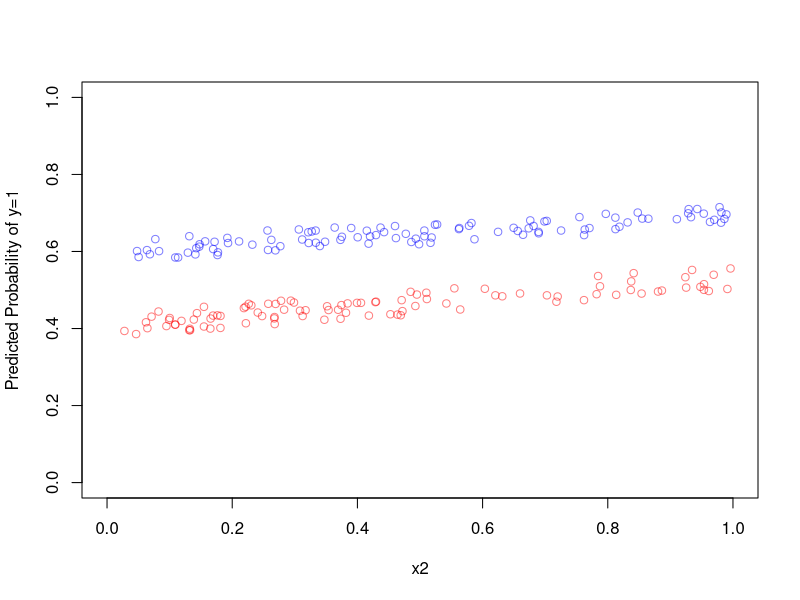
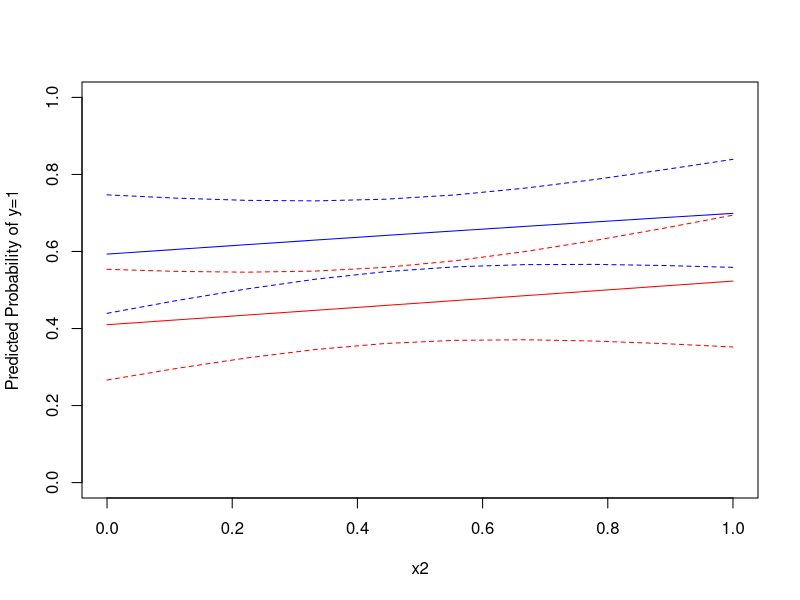
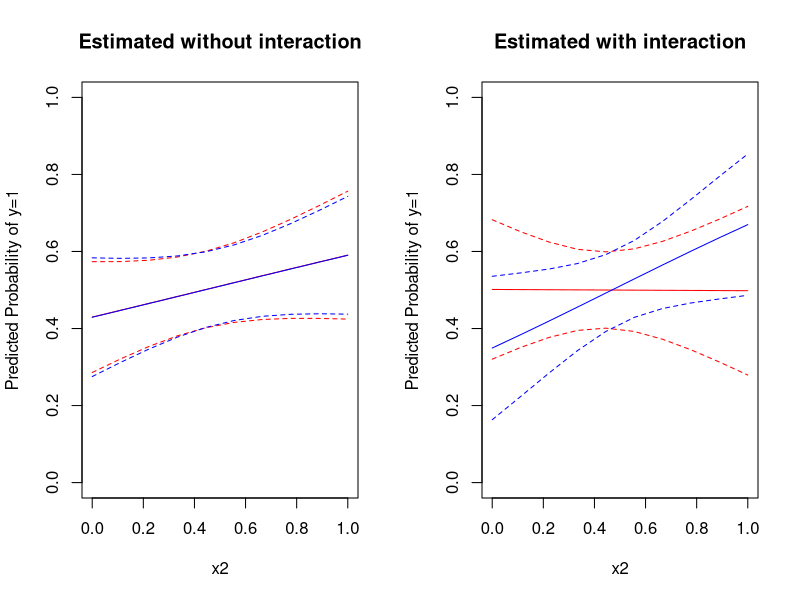
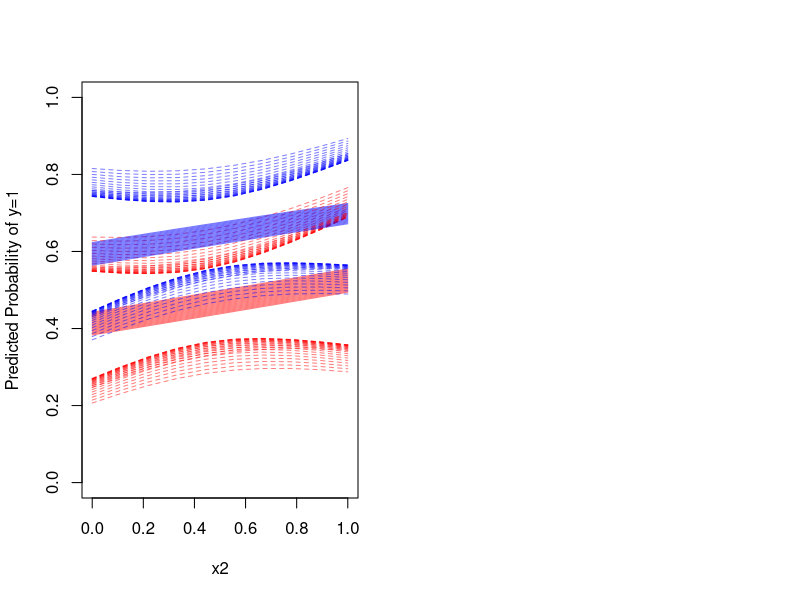
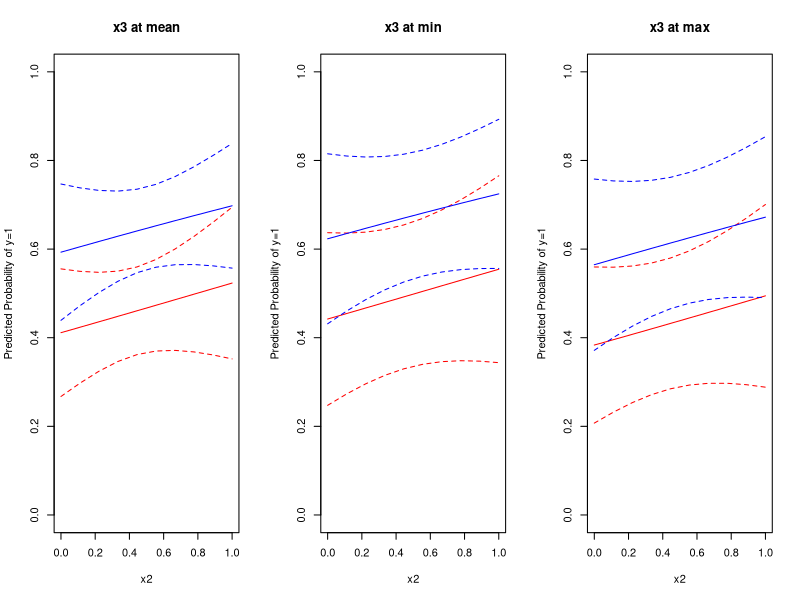
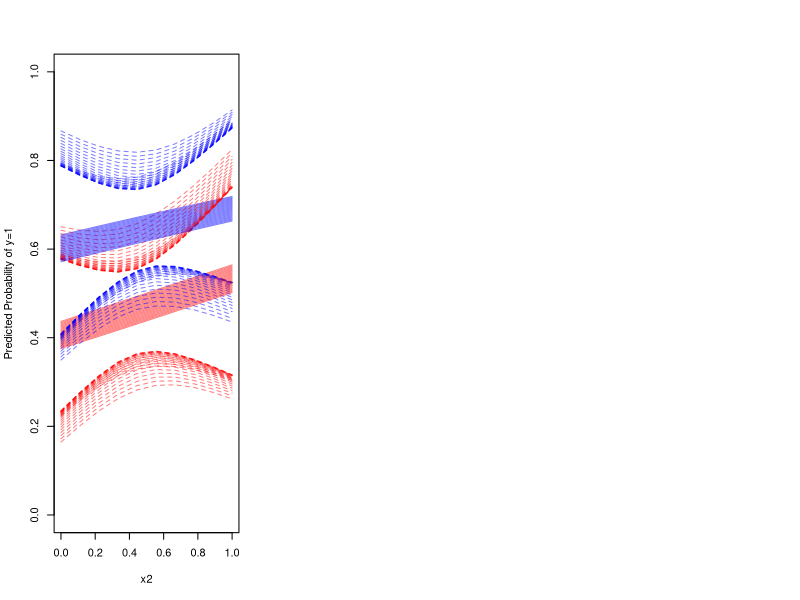
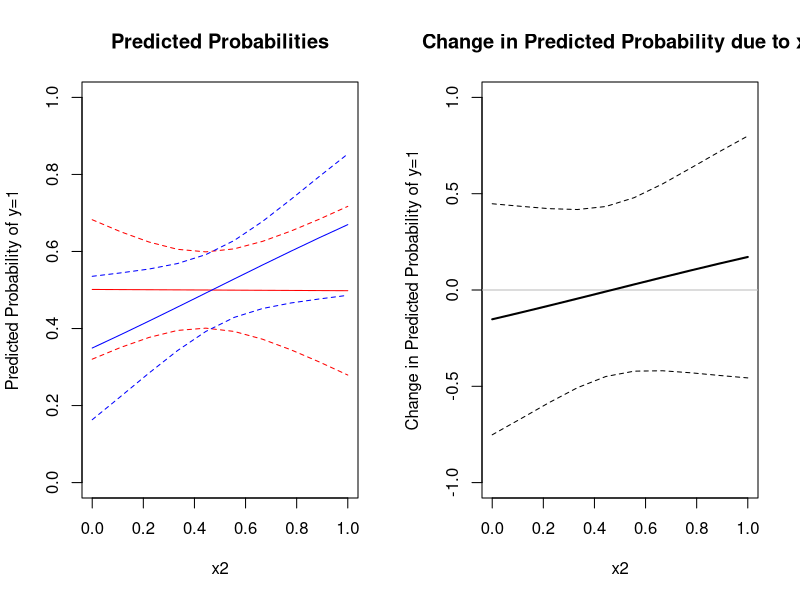
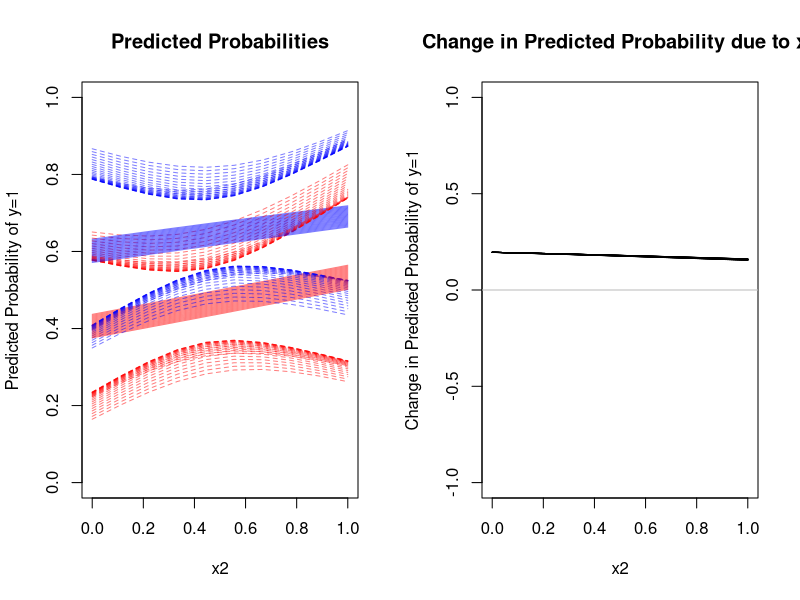

The R source for these figures, in order:
#' # Binary Outcome GLM Effects Plots #
#'
#' This tutorial draws aims at making various binary outcome GLM models interpretable through the use of plots. As such, it begins by setting up some data (involving a few covariates) and then generating various versions of an outcome based upon data-generating proceses with and without interaction. The aim of the tutorial is to both highlight the use of predicted probability plots for demonstrating effects and demonstrate the challenge - even then - of clearly communicating the results of these types of models.
#'
#' Let's begin by generating our covariates:
set.seed(1)
n <- 200
x1 <- rbinom(n,1,.5)
x2 <- runif(n,0,1)
x3 <- runif(n,0,5)
#'
#' Now, we'll build several models. Each model has an outcome that is a transformed linear function the covariates (i.e., we calculate a `y` variable that is a linear function of the covariates, then rescale that outcome [0,1], and use the rescaled version as a probability model in generating draws from a binomial distribution).
# Simple multivariate model (no interaction):
y1 <- 2*x1 + 5*x2 + rnorm(n,0,3)
y1s <- rbinom(n,1,(y1-min(y1))/(max(y1)-min(y1))) # the math here is just to rescale to [0,1]
# Simple multivariate model (with interaction):
y2 <- 2*x1 + 5*x2 + 2*x1*x2 + rnorm(n,0,3)
y2s <- rbinom(n,1,(y2-min(y2))/(max(y2)-min(y2)))
# Simple multivariate model (with interaction and an extra term):
y3 <- 2*x1 + 5*x2 + 2*x1*x2 + x3 + rnorm(n,0,3)
y3s <- rbinom(n,1,(y2-min(y2))/(max(y2)-min(y2)))
#'
#' We thus have three outcomes (`y1s`, `y2s`, and `y3s`) that are binary outcomes, but each is constructed as a slightly different function of our three covariates.
#' We can then build models of each outcome. We'll build two versions of `y2s` and `y3s` (one version `a` that does not model the interaction and another version `b` that does model it):
m1 <- glm(y1s ~ x1 + x2, family=binomial(link='probit'))
m2a <- glm(y2s ~ x1 + x2, family=binomial(link='probit'))
m2b <- glm(y2s ~ x1*x2, family=binomial(link='probit'))
m3a <- glm(y1s ~ x1 + x2 + x3, family=binomial(link='probit'))
m3b <- glm(y1s ~ x1*x2 + x3, family=binomial(link='probit'))
#'
#' We can look at the outcome of one of our models, e.g. `m3b` (for `y3s` modelled with an interaction), but we know that the coefficients are not directly interpretable:
summary(m3b)
#'
#' Instead we need to look at fitted values (specifically, the predicted probability of observing `y==1` in each model. We can see these fitted values for our actual data using the `predict` function:
p3b.fitted <- predict(m3b,type='response',se.fit=TRUE)
p3b.fitted
#' We can even draw a small plot showing the predicted values separately for levels of `x1` (recall that `x1` is a binary/indicator variable):
plot(NA,xlim=c(0,1), ylim=c(0,1), xlab='x2', ylab='Predicted Probability of y=1')
points(x2[x1==0], p3b.fitted$fit[x1==0], col=rgb(1,0,0,.5))
points(x2[x1==1], p3b.fitted$fit[x1==1], col=rgb(0,0,1,.5))
#' But this graph doesn't show the fit of the model to all values of `x1` and `x2` (or `x3`) and doesn't communicate any of our uncertainty.
#'
#' ## Predicted Probability Plots ##
#' To get a better grasp on our models, we'll create some fake data representing the full scales of `x1`, `x2`, and `x3`:
newdata1 <- expand.grid(x1=0:1,x2=seq(0,1,length.out=10))
newdata2 <- expand.grid(x1=0:1,x2=seq(0,1,length.out=10),x3=seq(0,5,length.out=25))
#' We can then use these new fake data to generate predicted probabilities of each outcome at each combination of covarites:
p1 <- predict(m1,newdata1,type='response', se.fit=TRUE)
p2a <- predict(m2a,newdata1,type='response', se.fit=TRUE)
p2b <- predict(m2b,newdata1,type='response', se.fit=TRUE)
p3a <- predict(m3a,newdata2,type='response', se.fit=TRUE)
p3b <- predict(m3b,newdata2,type='response', se.fit=TRUE)
#' We can look at one of these objects, e.g. `p3b`, to see that we have predicted probabilities and associated standard errors:
p3b
#' It is then relatively straight forward to plot the predicted probabilities for all of our data. We'll start with the simple models, then look at the models with interactions and the additional covariate `x3`.
#'
#' ### Simple, no-interaction model ###
plot(NA,xlim=c(0,1), ylim=c(0,1), xlab='x2', ylab='Predicted Probability of y=1')
# `x1==0`
lines(newdata1$x2[newdata1$x1==0], p1$fit[newdata1$x1==0], col='red')
lines(newdata1$x2[newdata1$x1==0], p1$fit[newdata1$x1==0]+1.96*p1$se.fit[newdata1$x1==0], col='red', lty=2)
lines(newdata1$x2[newdata1$x1==0], p1$fit[newdata1$x1==0]-1.96*p1$se.fit[newdata1$x1==0], col='red', lty=2)
# `x1==1`
lines(newdata1$x2[newdata1$x1==1], p1$fit[newdata1$x1==1], col='blue')
lines(newdata1$x2[newdata1$x1==1], p1$fit[newdata1$x1==1]+1.96*p1$se.fit[newdata1$x1==1], col='blue', lty=2)
lines(newdata1$x2[newdata1$x1==1], p1$fit[newdata1$x1==1]-1.96*p1$se.fit[newdata1$x1==1], col='blue', lty=2)
#' The above plot shows two predicted probability curves with heavily overlapping confidence bands. While the effect of `x2` is clearly different from zero for both `x1==0` and `x1==1`, the difference between the two curves is not significant.
#' But this model is based on data with no underlying interaction. Let's look next at the outcome that is a function of an interaction between covariates.
#'
#' ### Interaction model ###
#' Recall that the interaction model (with outcome `y2s`) was estimated in two different ways. The first estimated model did not account for the interaction, while the second estimated model did account for the interaction. Let's see the two models side-by-side to compare the inference we would draw about the interaction:
# Model estimated without interaction
layout(matrix(1:2,nrow=1))
plot(NA,xlim=c(0,1), ylim=c(0,1), xlab='x2', ylab='Predicted Probability of y=1', main='Estimated without interaction')
# `x1==0`
lines(newdata1$x2[newdata1$x1==0], p2a$fit[newdata1$x1==0], col='red')
lines(newdata1$x2[newdata1$x1==0], p2a$fit[newdata1$x1==0]+1.96*p2a$se.fit[newdata1$x1==0], col='red', lty=2)
lines(newdata1$x2[newdata1$x1==0], p2a$fit[newdata1$x1==0]-1.96*p2a$se.fit[newdata1$x1==0], col='red', lty=2)
# `x1==1`
lines(newdata1$x2[newdata1$x1==1], p2a$fit[newdata1$x1==1], col='blue')
lines(newdata1$x2[newdata1$x1==1], p2a$fit[newdata1$x1==1]+1.96*p2a$se.fit[newdata1$x1==1], col='blue', lty=2)
lines(newdata1$x2[newdata1$x1==1], p2a$fit[newdata1$x1==1]-1.96*p2a$se.fit[newdata1$x1==1], col='blue', lty=2)
# Model estimated with interaction
plot(NA,xlim=c(0,1), ylim=c(0,1), xlab='x2', ylab='Predicted Probability of y=1', main='Estimated with interaction')
# `x1==0`
lines(newdata1$x2[newdata1$x1==0], p2b$fit[newdata1$x1==0], col='red')
lines(newdata1$x2[newdata1$x1==0], p2b$fit[newdata1$x1==0]+1.96*p2b$se.fit[newdata1$x1==0], col='red', lty=2)
lines(newdata1$x2[newdata1$x1==0], p2b$fit[newdata1$x1==0]-1.96*p2b$se.fit[newdata1$x1==0], col='red', lty=2)
# `x1==1`
lines(newdata1$x2[newdata1$x1==1], p2b$fit[newdata1$x1==1], col='blue')
lines(newdata1$x2[newdata1$x1==1], p2b$fit[newdata1$x1==1]+1.96*p2b$se.fit[newdata1$x1==1], col='blue', lty=2)
lines(newdata1$x2[newdata1$x1==1], p2b$fit[newdata1$x1==1]-1.96*p2b$se.fit[newdata1$x1==1], col='blue', lty=2)
#' The lefthand model leads us to some incorrect inference. Both predicted probability curves are essentially identical, suggesting that the influence of `x2` is constant at both levels of `x1`. This is because our model did not account for any interaction.
#' The righthand model leads us to substantially different inference. When `x1==0` (shown in red), there appears to be almost no effect of `x2`, but when `x1==1`, the effect of `x2` is strongly positive.
#'
#' ### Model with additional covariate ###
#' When we add an additional covariate to the model, things become much more complicated. Recall that the predicted probabilities have to be calculated on some value of each covariate. In other words, we have to define the predicted probability in terms of all of the covariates in the model. Thus, when we add an additional covariate (even if it does not interact with our focal covariates `x1` and `x2`), we need to account for it when estimating our predicted probabilities. We'll see this at work when we plot the predicted probabilities for our (incorrect) model estimated without the `x1*x2` interaction and in our (correct) model estimated with that interaction.
#' No-Interaction model with an additional covariate
plot(NA,xlim=c(0,1), ylim=c(0,1), xlab='x2', ylab='Predicted Probability of y=1')
s <- sapply(unique(newdata2$x3), function(i) {
    # `x1==0`
    lines(newdata2$x2[newdata2$x1==0 & newdata2$x3==i], p3a$fit[newdata2$x1==0 & newdata2$x3==i], col=rgb(1,0,0,.5))
    lines(newdata2$x2[newdata2$x1==0 & newdata2$x3==i],
          p3a$fit[newdata2$x1==0 & newdata2$x3==i]+1.96*p3a$se.fit[newdata2$x1==0 & newdata2$x3==i], col=rgb(1,0,0,.5), lty=2)
    lines(newdata2$x2[newdata2$x1==0 & newdata2$x3==i],
          p3a$fit[newdata2$x1==0 & newdata2$x3==i]-1.96*p3a$se.fit[newdata2$x1==0 & newdata2$x3==i], col=rgb(1,0,0,.5), lty=2)
    # `x1==1`
    lines(newdata2$x2[newdata2$x1==1 & newdata2$x3==i], p3a$fit[newdata2$x1==1 & newdata2$x3==i], col=rgb(0,0,1,.5))
    lines(newdata2$x2[newdata2$x1==1 & newdata2$x3==i],
          p3a$fit[newdata2$x1==1 & newdata2$x3==i]+1.96*p3a$se.fit[newdata2$x1==1 & newdata2$x3==i], col=rgb(0,0,1,.5), lty=2)
    lines(newdata2$x2[newdata2$x1==1 & newdata2$x3==i],
          p3a$fit[newdata2$x1==1 & newdata2$x3==i]-1.96*p3a$se.fit[newdata2$x1==1 & newdata2$x3==i], col=rgb(0,0,1,.5), lty=2)
})
#' Note how the above code is much more complicated than previously because we now need to draw a separate predicted probability curve (with associated confidence interval) at each level of `x3` even though we're not particularly interested in `x3. The result is a very confusing plot because the predicted probability curves at each level of `x3` are the essentially the same, but the confidence intervals vary widely because of different levels of certainty due to the sparsity of the original data.
#'
#' One common response is to simply draw the curve conditional on all other covariates (in this case `x3`) being at their means, but this is an arbitrary choice. We could also select minimum or maximum, or any other value. Let's write a small function to redraw our curves at different values of `x3` to see the impact of this choice:
ppcurve <- function(value_of_x3,title){
    tmp <- expand.grid(x1=0:1,x2=seq(0,1,length.out=10),x3=value_of_x3)
    p3tmp <- predict(m3a,tmp,type='response', se.fit=TRUE)
    plot(NA,xlim=c(0,1), ylim=c(0,1), xlab='x2', ylab='Predicted Probability of y=1', main=title)
    # `x1==0`
    lines(tmp$x2[tmp$x1==0], p3tmp$fit[tmp$x1==0], col='red')
    lines(tmp$x2[tmp$x1==0], p3tmp$fit[tmp$x1==0]+1.96*p3tmp$se.fit[tmp$x1==0], col='red', lty=2)
    lines(tmp$x2[tmp$x1==0], p3tmp$fit[tmp$x1==0]-1.96*p3tmp$se.fit[tmp$x1==0], col='red', lty=2)
    # `x1==1`
    lines(tmp$x2[tmp$x1==1], p3tmp$fit[tmp$x1==1], col='blue')
    lines(tmp$x2[tmp$x1==1], p3tmp$fit[tmp$x1==1]+1.96*p3tmp$se.fit[tmp$x1==1], col='blue', lty=2)
    lines(tmp$x2[tmp$x1==1], p3tmp$fit[tmp$x1==1]-1.96*p3tmp$se.fit[tmp$x1==1], col='blue', lty=2)
}
#' We can then draw a plot that shows the curves for the mean of `x3`, the minimum of `x3` and the maximum of `x3`.
layout(matrix(1:3,nrow=1))
ppcurve(mean(x3), title='x3 at mean')
ppcurve(min(x3), title='x3 at min')
ppcurve(max(x3), title='x3 at max')
#' The above set of plots show that while the inference about the predicted probability curves is the same, the choice of what value of `x3` to condition on is meaningful for the confidence intervals. The confidence intervals are much narrower when we condition on the mean value of `x3` than the minimum or maximum.
#'
#' Recall that this model did not properly account for the `x1*x2` interaction. Thus while our inference is somewhat sensitive to the choice of conditioning value of the `x3` covariate, it is unclear if this minimal sensitivity holds when we properly account for the interaction. Let's take a look at our `m3b` model that accounts for the interaction.
#'
#' ### Interaction model with additional covariate ###
#' Let's start by drawing a plot showing the predicted values of the outcome for every combination of `x1`, `x2`, and `x3`:
plot(NA,xlim=c(0,1), ylim=c(0,1), xlab='x2', ylab='Predicted Probability of y=1')
s <- sapply(unique(newdata2$x3), function(i) {
    # `x1==0`
    lines(newdata2$x2[newdata2$x1==0 & newdata2$x3==i], p3b$fit[newdata2$x1==0 & newdata2$x3==i], col=rgb(1,0,0,.5))
    lines(newdata2$x2[newdata2$x1==0 & newdata2$x3==i],
          p3b$fit[newdata2$x1==0 & newdata2$x3==i]+1.96*p3b$se.fit[newdata2$x1==0 & newdata2$x3==i], col=rgb(1,0,0,.5), lty=2)
    lines(newdata2$x2[newdata2$x1==0 & newdata2$x3==i],
          p3b$fit[newdata2$x1==0 & newdata2$x3==i]-1.96*p3b$se.fit[newdata2$x1==0 & newdata2$x3==i], col=rgb(1,0,0,.5), lty=2)
    # `x1==1`
    lines(newdata2$x2[newdata2$x1==1 & newdata2$x3==i], p3b$fit[newdata2$x1==1 & newdata2$x3==i], col=rgb(0,0,1,.5))
    lines(newdata2$x2[newdata2$x1==1 & newdata2$x3==i],
          p3b$fit[newdata2$x1==1 & newdata2$x3==i]+1.96*p3b$se.fit[newdata2$x1==1 & newdata2$x3==i], col=rgb(0,0,1,.5), lty=2)
    lines(newdata2$x2[newdata2$x1==1 & newdata2$x3==i],
          p3b$fit[newdata2$x1==1 & newdata2$x3==i]-1.96*p3b$se.fit[newdata2$x1==1 & newdata2$x3==i], col=rgb(0,0,1,.5), lty=2)
})
#' This plot is incredibly messy. Now, not only our the confidence bands sensitive to what value of `x3` we condition on, so too are the predicted probability curves themselves. It is therefore a fairly important decision what level of additional covariates to condition on when estimating the predicted probabilities.
#'
#'
#' ## Marginal Effects Plots ##
#' A different approach when deal with interactions is to show marginal effects. Marginal effect, I think, are a bit abstract (i.e., a bit removed from the actual data because they attempt to summarize a lot of information in a single number). The marginal effect is the slope of the curve drawn by taking the difference between, e.g., the predicted probability that `y==1` when `x1==1` and the predicted probability that `y==` when `x1==0`, at each level of `x2`. Thus, the marginal effect is simply the slope of the difference between the two curves that we were drawing in the above graphs (i.e., the slope of the change in predicted probabilities). Of course, we just saw, if any additional covariate(s) are involved in the data-generating process, then the marginal effect - like the predicted probabilities - is going to differ across levels of that covariate.
#'
#' ### Simple interaction model without additional covariates ###
#' Let's see how this works by first returning to our simple interaction model (without `x3`) and then look at the interaction model with the additional covariate.
#'
#' To plot the change in predicted probabilities due to `x1` across the values of `x2`, we simply need to take our predicted probabilities from above and difference the values predicted for `x1==0` and `x1==1`. The predicted probabilities for our simple interaction model are stored in `p2b`, based on new data from `newdata1`. Let's separate out the values predicted from `x1==0` and `x1==1` and then take their difference. Let's create a new dataframe that binds `newdata1` and the predicted probability and standard error values from `p2b` together. Then we'll use the `split` function to that dataframe based upon the value of `x1`.
tmpdf <- newdata1
tmpdf$fit <- p2b$fit
tmpdf$se.fit <- p2b$se.fit
tmpsplit <- split(tmpdf,tmpdf$x1)
#' The result is a list of two dataframes, each containing values of `x1`, `x2`, and the associated predicted probabilities:
tmpsplit
#' To calculate the change in predicted probabilty of `y==1` due to `x1==1` at each value of `x2`, we'll simply difference the the `fit` variable from each dataframe:
me <- tmpsplit[[2]]$fit-tmpsplit[[1]]$fit
me
#' We also want the standard error of that difference:
me_se <- sqrt(.5*(tmpsplit[[2]]$se.fit+tmpsplit[[1]]$se.fit))
#'
#' Now Let's plot the original predicted probability plot on the left and the change in predicted probability plot on the right:
layout(matrix(1:2,nrow=1))
plot(NA,xlim=c(0,1), ylim=c(0,1), xlab='x2', ylab='Predicted Probability of y=1', main='Predicted Probabilities')
# `x1==0`
lines(newdata1$x2[newdata1$x1==0], p2b$fit[newdata1$x1==0], col='red')
lines(newdata1$x2[newdata1$x1==0], p2b$fit[newdata1$x1==0]+1.96*p2b$se.fit[newdata1$x1==0], col='red', lty=2)
lines(newdata1$x2[newdata1$x1==0], p2b$fit[newdata1$x1==0]-1.96*p2b$se.fit[newdata1$x1==0], col='red', lty=2)
# `x1==1`
lines(newdata1$x2[newdata1$x1==1], p2b$fit[newdata1$x1==1], col='blue')
lines(newdata1$x2[newdata1$x1==1], p2b$fit[newdata1$x1==1]+1.96*p2b$se.fit[newdata1$x1==1], col='blue', lty=2)
lines(newdata1$x2[newdata1$x1==1], p2b$fit[newdata1$x1==1]-1.96*p2b$se.fit[newdata1$x1==1], col='blue', lty=2)
# plot of change in predicted probabilities:
plot(NA, type='l', xlim=c(0,1), ylim=c(-1,1),
     xlab='x2', ylab='Change in Predicted Probability of y=1', main='Change in Predicted Probability due to x1')
abline(h=0, col='gray') # gray line at zero
lines(tmpsplit[[1]]$x2, me, lwd=2) # change in predicted probabilities
lines(tmpsplit[[1]]$x2, me-1.96*me_se, lty=2)
lines(tmpsplit[[1]]$x2, me+1.96*me_se, lty=2)
#' As should be clear, the plot on the right is simply a further information reduction of the lefthand plot. Where the separate predicted probabilities show the predicted probability of the outcome at each combination of `x1` and `x2`, the righthand plot simply shows the difference between these two curves.
#'
#' The marginal effect of `x2` is thus a further information reduction: it is the slope of the line showing the difference in predicted probabilities.
#' Because our `x2` variable is scaled [0,1], we can see the marginal effect simply by subtracting the value of change in predicted probabilities when `x2==0` from the value of change in predicted probabilities when `x2==1`, which is simply:
me[length(me)]-me[1]
#' Thus the marginal effect of `x1` on the outcome, is the slope of the line representing the change in predicted probabilities between `x1==1` and `x1==0` across the range of `x2`. I don't find that a particularly intuitive measure of effect and would instead prefer to draw some kind of plot rather than reduce that plot to a single number.
#'
#' ### Simple interaction model without additional covariates ###
#' Things get more complicated, as we might expect, when we have to account for the additional covariate `x3`, which influenced our predicted probabilities above. Our predicted probabilies for these data are stored in `p3b` (based on input data in `newdata2`). We'll follow the same procedure just used to add those predicted probabilities into a dataframe with the variables from `newdata2`, then we'll split it based on `x1`:
tmpdf <- newdata2
tmpdf$fit <- p3b$fit
tmpdf$se.fit <- p3b$se.fit
tmpsplit <- split(tmpdf,tmpdf$x1)
#' The result is a list of two large dataframes:
str(tmpsplit)
#'
#' Now, we need to calculate the change in predicted probability within each of those dataframes, at each value of `x3`. That is tedious. So let's instead split by both `x1` and `x3`:
tmpsplit <- split(tmpdf,list(tmpdf$x3,tmpdf$x1))
#' The result is a list of 50 dataframes, the first 25 of which contain data for `x1==0` and the latter 25 of which contain data for `x1==1`:
length(tmpsplit)
names(tmpsplit)
#' We can then calculate our change in predicted probabilities at each level of `x1` and `x3`. We'll use the `mapply` function to do this quickly:
change <- mapply(function(a,b) b$fit - a$fit, tmpsplit[1:25], tmpsplit[26:50])
#' The resulting object `change` is a matrix, each column of which is the change in predicted probability at each level of `x3`. We can then use this matrix to plot each change in predicted probability on a single plot.
#' Let's again draw this side-by-side with the predicted probability plot:
layout(matrix(1:2,nrow=1))
# predicted probabilities
plot(NA,xlim=c(0,1), ylim=c(0,1), xlab='x2', ylab='Predicted Probability of y=1', main='Predicted Probabilities')
s <- sapply(unique(newdata2$x3), function(i) {
    # `x1==0`
    lines(newdata2$x2[newdata2$x1==0 & newdata2$x3==i], p3b$fit[newdata2$x1==0 & newdata2$x3==i], col=rgb(1,0,0,.5))
    lines(newdata2$x2[newdata2$x1==0 & newdata2$x3==i],
          p3b$fit[newdata2$x1==0 & newdata2$x3==i]+1.96*p3b$se.fit[newdata2$x1==0 & newdata2$x3==i], col=rgb(1,0,0,.5), lty=2)
    lines(newdata2$x2[newdata2$x1==0 & newdata2$x3==i],
          p3b$fit[newdata2$x1==0 & newdata2$x3==i]-1.96*p3b$se.fit[newdata2$x1==0 & newdata2$x3==i], col=rgb(1,0,0,.5), lty=2)
    # `x1==1`
    lines(newdata2$x2[newdata2$x1==1 & newdata2$x3==i], p3b$fit[newdata2$x1==1 & newdata2$x3==i], col=rgb(0,0,1,.5))
    lines(newdata2$x2[newdata2$x1==1 & newdata2$x3==i],
          p3b$fit[newdata2$x1==1 & newdata2$x3==i]+1.96*p3b$se.fit[newdata2$x1==1 & newdata2$x3==i], col=rgb(0,0,1,.5), lty=2)
    lines(newdata2$x2[newdata2$x1==1 & newdata2$x3==i],
          p3b$fit[newdata2$x1==1 & newdata2$x3==i]-1.96*p3b$se.fit[newdata2$x1==1 & newdata2$x3==i], col=rgb(0,0,1,.5), lty=2)
})
# change in predicted probabilities
plot(NA, type='l', xlim=c(0,1), ylim=c(-1,1),
     xlab='x2', ylab='Change in Predicted Probability of y=1', main='Change in Predicted Probability due to x1')
abline(h=0, col='gray')
apply(change,2,function(a) lines(tmpsplit[[1]]$x2, a))
#' As we can see, despite the craziness of the left-hand plot, the marginal effect of `x1` is actually not affected by `x3` (which makes sense because it is not interacted with `x3` in the data-generating process). Thus, while the choice of value of `x3` on which to estimated the predicted probabilities matters, the marginal effect is constant. We can estimate it simply by following the same procedure above from any column of our `change` matrix:
change[nrow(change),1]-change[1,1]
#' The result here is a negligible marginal effect, which is what we would expect given the lack of an interaction between `x1` and `x3` in the underlying data. If such an interaction were in the actual data, then we should expect that this marginal effect would vary across values of `x3` and we would need to further state the marginal effect as conditional on a particular value of `x3`.
#'